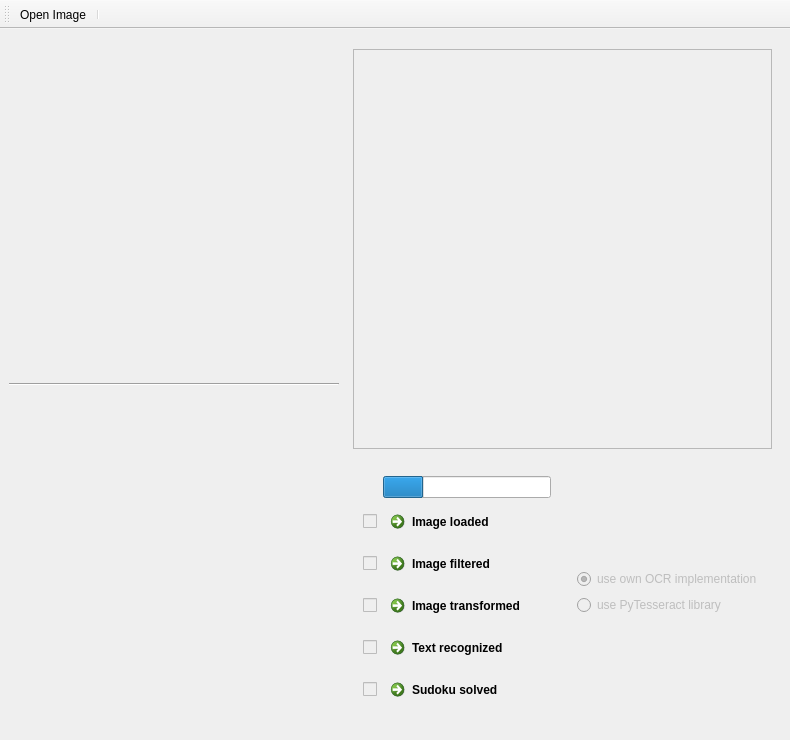
<?xml version="1.0" encoding="UTF-8"?>
<ui version="4.0">
 <class>MainWindow</class>
 <widget class="QMainWindow" name="MainWindow">
  <property name="geometry">
   <rect>
    <x>0</x>
    <y>0</y>
    <width>790</width>
    <height>740</height>
   </rect>
  </property>
  <property name="minimumSize">
   <size>
    <width>400</width>
    <height>400</height>
   </size>
  </property>
  <property name="windowTitle">
   <string>MainWindow</string>
  </property>
  <widget class="QWidget" name="centralwidget">
   <layout class="QHBoxLayout" name="horizontalLayout_2">
    <item>
     <layout class="QHBoxLayout" name="horizontalLayout">
      <item>
       <layout class="QVBoxLayout" name="verticalLayout">
        <item>
         <spacer name="verticalSpacer_3">
          <property name="orientation">
           <enum>Qt::Vertical</enum>
          </property>
          <property name="sizeHint" stdset="0">
           <size>
            <width>20</width>
            <height>40</height>
           </size>
          </property>
         </spacer>
        </item>
        <item>
         <layout class="QVBoxLayout" name="verticalLayout_3">
          <item>
           <widget class="QLabel" name="imageLabelOriginal">
            <property name="minimumSize">
             <size>
              <width>330</width>
              <height>300</height>
             </size>
            </property>
            <property name="text">
             <string/>
            </property>
            <property name="alignment">
             <set>Qt::AlignCenter</set>
            </property>
           </widget>
          </item>
         </layout>
        </item>
        <item>
         <spacer name="verticalSpacer_4">
          <property name="orientation">
           <enum>Qt::Vertical</enum>
          </property>
          <property name="sizeHint" stdset="0">
           <size>
            <width>20</width>
            <height>40</height>
           </size>
          </property>
         </spacer>
        </item>
        <item>
         <widget class="Line" name="line">
          <property name="orientation">
           <enum>Qt::Horizontal</enum>
          </property>
         </widget>
        </item>
        <item>
         <spacer name="verticalSpacer">
          <property name="orientation">
           <enum>Qt::Vertical</enum>
          </property>
          <property name="sizeHint" stdset="0">
           <size>
            <width>20</width>
            <height>40</height>
           </size>
          </property>
         </spacer>
        </item>
        <item>
         <layout class="QVBoxLayout" name="verticalLayout_4">
          <item>
           <widget class="QLabel" name="imageLabelProcessed">
            <property name="minimumSize">
             <size>
              <width>330</width>
              <height>300</height>
             </size>
            </property>
            <property name="text">
             <string/>
            </property>
            <property name="alignment">
             <set>Qt::AlignCenter</set>
            </property>
           </widget>
          </item>
         </layout>
        </item>
        <item>
         <spacer name="verticalSpacer_2">
          <property name="orientation">
           <enum>Qt::Vertical</enum>
          </property>
          <property name="sizeHint" stdset="0">
           <size>
            <width>20</width>
            <height>40</height>
           </size>
          </property>
         </spacer>
        </item>
       </layout>
      </item>
      <item>
       <spacer name="horizontalSpacer">
        <property name="orientation">
         <enum>Qt::Horizontal</enum>
        </property>
        <property name="sizeHint" stdset="0">
         <size>
          <width>40</width>
          <height>20</height>
         </size>
        </property>
       </spacer>
      </item>
      <item>
       <layout class="QVBoxLayout" name="verticalLayout_2">
        <item>
         <widget class="QFrame" name="gameBackFrame">
          <property name="sizePolicy">
           <sizepolicy hsizetype="Expanding" vsizetype="Fixed">
            <horstretch>0</horstretch>
            <verstretch>0</verstretch>
           </sizepolicy>
          </property>
          <property name="minimumSize">
           <size>
            <width>400</width>
            <height>400</height>
           </size>
          </property>
          <property name="frameShape">
           <enum>QFrame::StyledPanel</enum>
          </property>
          <property name="frameShadow">
           <enum>QFrame::Raised</enum>
          </property>
          <property name="lineWidth">
           <number>3</number>
          </property>
          <layout class="QGridLayout" name="gridLayout">
           <property name="leftMargin">
            <number>4</number>
           </property>
           <property name="topMargin">
            <number>4</number>
           </property>
           <property name="rightMargin">
            <number>4</number>
           </property>
           <property name="bottomMargin">
            <number>4</number>
           </property>
           <property name="spacing">
            <number>1</number>
           </property>
           <item row="0" column="0">
            <layout class="QGridLayout" name="gameLayout">
             <property name="sizeConstraint">
              <enum>QLayout::SetMinimumSize</enum>
             </property>
             <property name="spacing">
              <number>1</number>
             </property>
            </layout>
           </item>
          </layout>
         </widget>
        </item>
        <item>
         <layout class="QHBoxLayout" name="horizontalLayout_3">
          <property name="sizeConstraint">
           <enum>QLayout::SetDefaultConstraint</enum>
          </property>
          <item>
           <layout class="QGridLayout" name="gridLayout_3">
            <property name="sizeConstraint">
             <enum>QLayout::SetDefaultConstraint</enum>
            </property>
            <property name="leftMargin">
             <number>10</number>
            </property>
            <property name="topMargin">
             <number>10</number>
            </property>
            <property name="rightMargin">
             <number>10</number>
            </property>
            <property name="bottomMargin">
             <number>10</number>
            </property>
            <item row="2" column="1">
             <widget class="QCommandLinkButton" name="commandLinkButton_2">
              <property name="font">
               <font>
                <family>Segoe UI</family>
                <pointsize>9</pointsize>
               </font>
              </property>
              <property name="text">
               <string>Image filtered</string>
              </property>
              <property name="iconSize">
               <size>
                <width>16</width>
                <height>16</height>
               </size>
              </property>
             </widget>
            </item>
            <item row="5" column="1">
             <widget class="QCommandLinkButton" name="commandLinkButton_5">
              <property name="font">
               <font>
                <family>Segoe UI</family>
                <pointsize>9</pointsize>
               </font>
              </property>
              <property name="text">
               <string>Sudoku solved</string>
              </property>
              <property name="iconSize">
               <size>
                <width>16</width>
                <height>16</height>
               </size>
              </property>
             </widget>
            </item>
            <item row="5" column="0">
             <widget class="QCheckBox" name="cbxSolved">
              <property name="enabled">
               <bool>false</bool>
              </property>
              <property name="sizePolicy">
               <sizepolicy hsizetype="Minimum" vsizetype="Fixed">
                <horstretch>0</horstretch>
                <verstretch>0</verstretch>
               </sizepolicy>
              </property>
              <property name="cursor">
               <cursorShape>PointingHandCursor</cursorShape>
              </property>
              <property name="text">
               <string/>
              </property>
              <property name="checkable">
               <bool>true</bool>
              </property>
              <property name="checked">
               <bool>false</bool>
              </property>
             </widget>
            </item>
            <item row="3" column="1">
             <widget class="QCommandLinkButton" name="commandLinkButton_3">
              <property name="font">
               <font>
                <family>Segoe UI</family>
                <pointsize>9</pointsize>
               </font>
              </property>
              <property name="text">
               <string>Image transformed</string>
              </property>
              <property name="iconSize">
               <size>
                <width>16</width>
                <height>16</height>
               </size>
              </property>
             </widget>
            </item>
            <item row="4" column="1">
             <widget class="QCommandLinkButton" name="commandLinkButton_4">
              <property name="font">
               <font>
                <family>Segoe UI</family>
                <pointsize>9</pointsize>
               </font>
              </property>
              <property name="text">
               <string>Text recognized</string>
              </property>
              <property name="iconSize">
               <size>
                <width>16</width>
                <height>16</height>
               </size>
              </property>
             </widget>
            </item>
            <item row="1" column="0">
             <widget class="QCheckBox" name="cbxLoaded">
              <property name="enabled">
               <bool>false</bool>
              </property>
              <property name="sizePolicy">
               <sizepolicy hsizetype="Minimum" vsizetype="Fixed">
                <horstretch>0</horstretch>
                <verstretch>0</verstretch>
               </sizepolicy>
              </property>
              <property name="cursor">
               <cursorShape>PointingHandCursor</cursorShape>
              </property>
              <property name="mouseTracking">
               <bool>false</bool>
              </property>
              <property name="text">
               <string/>
              </property>
              <property name="checkable">
               <bool>true</bool>
              </property>
              <property name="checked">
               <bool>false</bool>
              </property>
             </widget>
            </item>
            <item row="3" column="0">
             <widget class="QCheckBox" name="cbxTransformed">
              <property name="enabled">
               <bool>false</bool>
              </property>
              <property name="sizePolicy">
               <sizepolicy hsizetype="Minimum" vsizetype="Fixed">
                <horstretch>0</horstretch>
                <verstretch>0</verstretch>
               </sizepolicy>
              </property>
              <property name="cursor">
               <cursorShape>PointingHandCursor</cursorShape>
              </property>
              <property name="text">
               <string/>
              </property>
              <property name="checkable">
               <bool>true</bool>
              </property>
             </widget>
            </item>
            <item row="2" column="0">
             <widget class="QCheckBox" name="cbxPreprocessed">
              <property name="enabled">
               <bool>false</bool>
              </property>
              <property name="sizePolicy">
               <sizepolicy hsizetype="Minimum" vsizetype="Fixed">
                <horstretch>0</horstretch>
                <verstretch>0</verstretch>
               </sizepolicy>
              </property>
              <property name="cursor">
               <cursorShape>PointingHandCursor</cursorShape>
              </property>
              <property name="text">
               <string/>
              </property>
              <property name="checkable">
               <bool>true</bool>
              </property>
             </widget>
            </item>
            <item row="1" column="1">
             <widget class="QCommandLinkButton" name="commandLinkButton">
              <property name="font">
               <font>
                <family>Segoe UI</family>
                <pointsize>9</pointsize>
               </font>
              </property>
              <property name="text">
               <string>Image loaded</string>
              </property>
              <property name="iconSize">
               <size>
                <width>16</width>
                <height>16</height>
               </size>
              </property>
             </widget>
            </item>
            <item row="4" column="0">
             <widget class="QCheckBox" name="cbxRecognized">
              <property name="enabled">
               <bool>false</bool>
              </property>
              <property name="sizePolicy">
               <sizepolicy hsizetype="Minimum" vsizetype="Fixed">
                <horstretch>0</horstretch>
                <verstretch>0</verstretch>
               </sizepolicy>
              </property>
              <property name="cursor">
               <cursorShape>PointingHandCursor</cursorShape>
              </property>
              <property name="text">
               <string/>
              </property>
              <property name="checkable">
               <bool>true</bool>
              </property>
             </widget>
            </item>
            <item row="0" column="1">
             <widget class="QProgressBar" name="progressbar">
              <property name="value">
               <number>24</number>
              </property>
              <property name="textVisible">
               <bool>false</bool>
              </property>
             </widget>
            </item>
           </layout>
          </item>
          <item>
           <layout class="QGridLayout" name="layoutButtonsPar" columnstretch="0">
            <property name="sizeConstraint">
             <enum>QLayout::SetMinimumSize</enum>
            </property>
            <property name="leftMargin">
             <number>10</number>
            </property>
            <property name="topMargin">
             <number>10</number>
            </property>
            <property name="rightMargin">
             <number>10</number>
            </property>
            <property name="bottomMargin">
             <number>10</number>
            </property>
            <item row="0" column="0">
             <layout class="QVBoxLayout" name="verticalLayout_5">
              <item>
               <widget class="QRadioButton" name="rbtnMnist">
                <property name="enabled">
                 <bool>false</bool>
                </property>
                <property name="text">
                 <string>use own OCR implementation</string>
                </property>
                <property name="checked">
                 <bool>true</bool>
                </property>
               </widget>
              </item>
              <item>
               <widget class="QRadioButton" name="rbtnTesseract">
                <property name="enabled">
                 <bool>false</bool>
                </property>
                <property name="text">
                 <string>use PyTesseract library</string>
                </property>
               </widget>
              </item>
              <item>
               <layout class="QGridLayout" name="layoutButtons"/>
              </item>
             </layout>
            </item>
           </layout>
          </item>
         </layout>
        </item>
       </layout>
      </item>
      <item>
       <spacer name="horizontalSpacer_2">
        <property name="orientation">
         <enum>Qt::Horizontal</enum>
        </property>
        <property name="sizeHint" stdset="0">
         <size>
          <width>40</width>
          <height>20</height>
         </size>
        </property>
       </spacer>
      </item>
     </layout>
    </item>
   </layout>
  </widget>
  <widget class="QMenuBar" name="menubar">
   <property name="geometry">
    <rect>
     <x>0</x>
     <y>0</y>
     <width>790</width>
     <height>26</height>
    </rect>
   </property>
  </widget>
  <widget class="QToolBar" name="toolBar">
   <property name="windowTitle">
    <string>toolBar</string>
   </property>
   <attribute name="toolBarArea">
    <enum>TopToolBarArea</enum>
   </attribute>
   <attribute name="toolBarBreak">
    <bool>false</bool>
   </attribute>
   <addaction name="actionOpenImage"/>
   <addaction name="separator"/>
  </widget>
  <action name="actionOpenImage">
   <property name="text">
    <string>Open Image</string>
   </property>
   <property name="toolTip">
    <string>Open image of sudoku</string>
   </property>
   <property name="shortcut">
    <string>Ctrl+O</string>
   </property>
  </action>
 </widget>
 <resources/>
 <connections>
  <connection>
   <sender>commandLinkButton</sender>
   <signal>clicked()</signal>
   <receiver>MainWindow</receiver>
   <slot>slot_show_image_loaded()</slot>
   <hints>
    <hint type="sourcelabel">
     <x>474</x>
     <y>495</y>
    </hint>
    <hint type="destinationlabel">
     <x>348</x>
     <y>485</y>
    </hint>
   </hints>
  </connection>
  <connection>
   <sender>commandLinkButton_2</sender>
   <signal>clicked()</signal>
   <receiver>MainWindow</receiver>
   <slot>slot_show_image_processed()</slot>
   <hints>
    <hint type="sourcelabel">
     <x>416</x>
     <y>539</y>
    </hint>
    <hint type="destinationlabel">
     <x>345</x>
     <y>535</y>
    </hint>
   </hints>
  </connection>
  <connection>
   <sender>commandLinkButton_3</sender>
   <signal>clicked()</signal>
   <receiver>MainWindow</receiver>
   <slot>slot_show_image_transformed()</slot>
   <hints>
    <hint type="sourcelabel">
     <x>411</x>
     <y>580</y>
    </hint>
    <hint type="destinationlabel">
     <x>346</x>
     <y>584</y>
    </hint>
   </hints>
  </connection>
  <connection>
   <sender>commandLinkButton_4</sender>
   <signal>clicked()</signal>
   <receiver>MainWindow</receiver>
   <slot>slot_show_image_recognized()</slot>
   <hints>
    <hint type="sourcelabel">
     <x>420</x>
     <y>641</y>
    </hint>
    <hint type="destinationlabel">
     <x>348</x>
     <y>637</y>
    </hint>
   </hints>
  </connection>
  <connection>
   <sender>commandLinkButton_5</sender>
   <signal>clicked()</signal>
   <receiver>MainWindow</receiver>
   <slot>slot_show_image_solved()</slot>
   <hints>
    <hint type="sourcelabel">
     <x>437</x>
     <y>681</y>
    </hint>
    <hint type="destinationlabel">
     <x>350</x>
     <y>681</y>
    </hint>
   </hints>
  </connection>
 </connections>
 <slots>
  <slot>act_open_image_clicked()</slot>
  <slot>act_stop_recognition()</slot>
  <slot>slot_show_image_loaded()</slot>
  <slot>slot_show_image_processed()</slot>
  <slot>slot_show_image_transformed()</slot>
  <slot>slot_show_image_recognized()</slot>
  <slot>slot_show_image_solved()</slot>
 </slots>
</ui>
